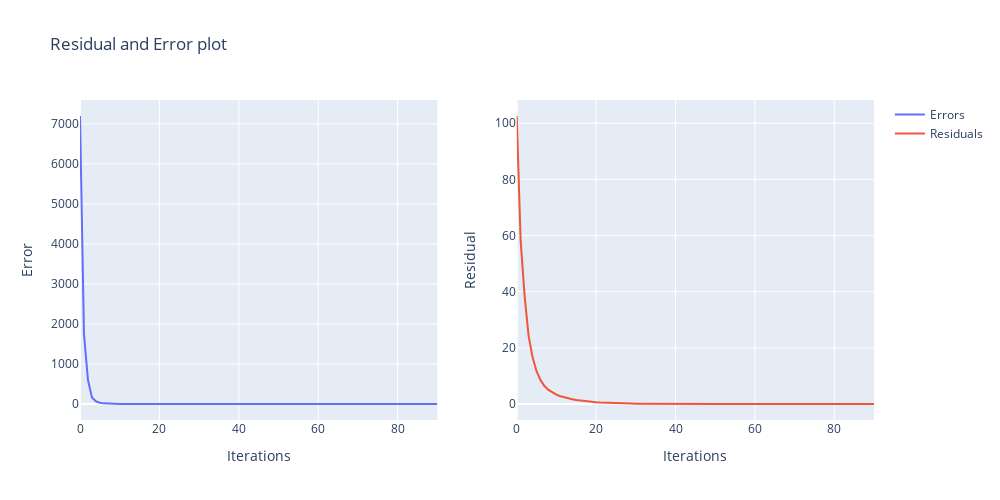

The code cell stored with this chart in its notebook:
### Code cell
test_bfgs(SM_2, SV_2, method='O', verbose=False)
